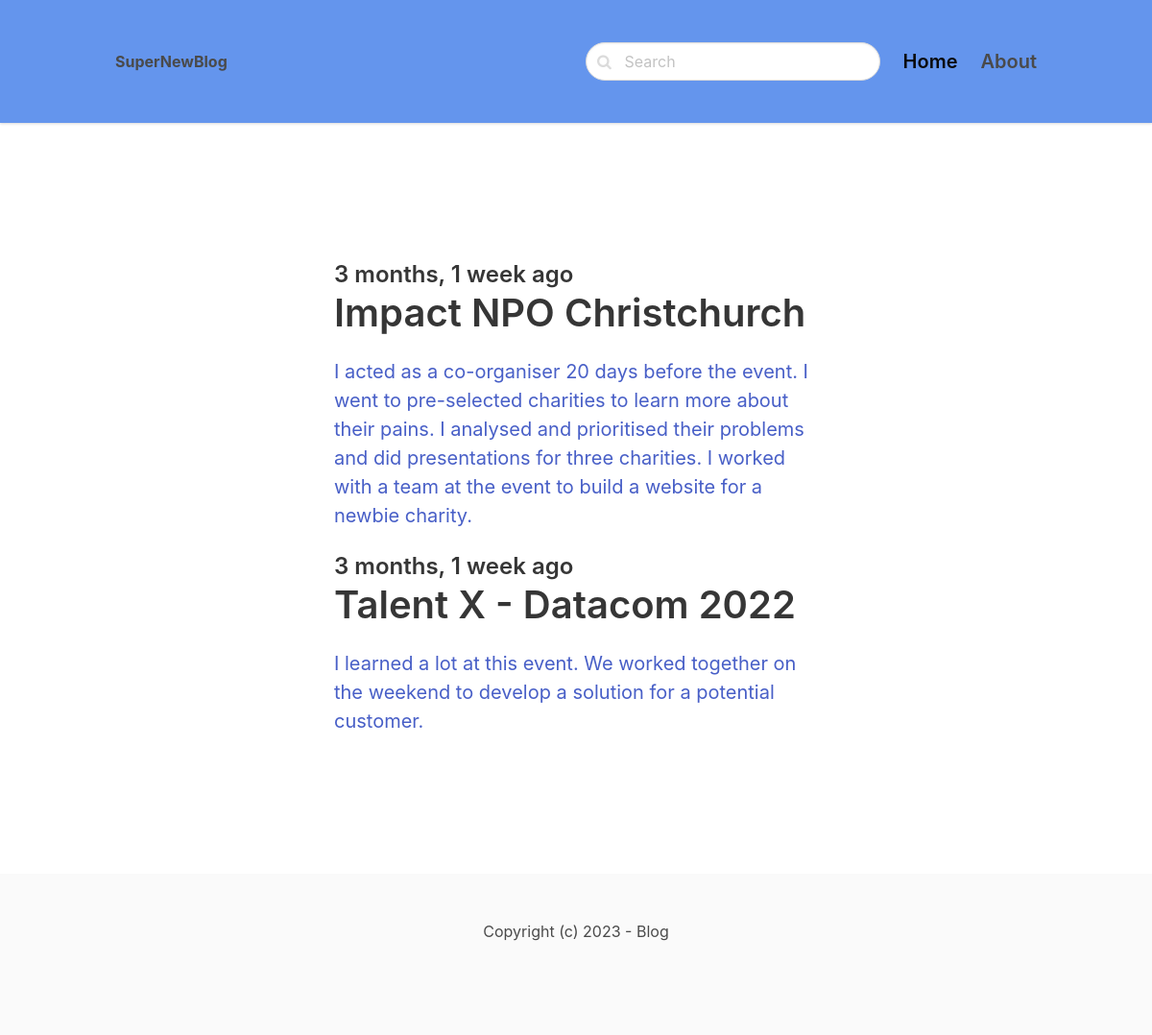
Screenshot of /events/ with the database file from the repository.
### blog/models.py (models this page shows, shortened)
class Post(models.Model):
    ACTIVE = 'active'
    DRAFT = 'draft'
    CHOICES_STATUS = (
        (ACTIVE, 'Active'),
        (DRAFT, 'Draft')
    )
    category = models.ForeignKey(Category, related_name='posts', on_delete=models.CASCADE)
    title = models.CharField(max_length=255)
    slug = models.SlugField()
    intro = models. TextField()
    body = models.TextField()
    created_at = models.DateTimeField(auto_now_add=True)
    status = models.CharField(max_length=10, choices=CHOICES_STATUS, default=ACTIVE)
    image = models.ImageField(upload_to='uploads/', blank=True, null=True)
    class Meta:
        ordering = ('-created_at',)

### blog/views.py (the view)
# urls.py: path('<slug:slug>/', views.category, name='category_detail')
def category(request, slug):
    category = get_object_or_404(Category, slug=slug)
    posts = category.posts.filter(status=Post.ACTIVE)
    return render(request, 'blog/category.html', {'category': category, 'posts': posts})

### blog/templates/blog/category.html (shortened to what this page needs)
{% extends 'core/base.html' %}
{% block content %}
<section class="hero">
    <div class="hero-body">
        <div class="container">
            <section class="section">
                <div class="columns">
                    <div class="column is-8 is-offset-2">
                        {% for post in category.posts.all %}
                            <div class="content is-medium">
                                <a href="{% url 'post_detail' post.category.slug post.slug %}">
                                <h2 class="subtitle is-4">{{ post.created_at|timesince }} ago</h2>
                                <h1 class="title">{{ post.title }}</h1>
                                <p>{{ post.intro }}</p>
                                </a>
                            </div>
                        {% endfor %}
                    </div>
                </div>
            </section>
        </div>
    </div>
</section>
{% endblock %}

### rows the page displays
Post: created_at "3 months, 1 week", title "Impact NPO Christchurch", intro "I acted as a co-organiser 20 days before the event. I went to pre-selected charities to learn more about their pains. I analysed and prioritised their problems and did presentations for three charities. I worked with a team at the event to build a website for a newbie charity."
Post: created_at "3 months, 1 week", title "Talent X - Datacom 2022", intro "I learned a lot at this event. We worked together on the weekend to develop a solution for a potential customer."
